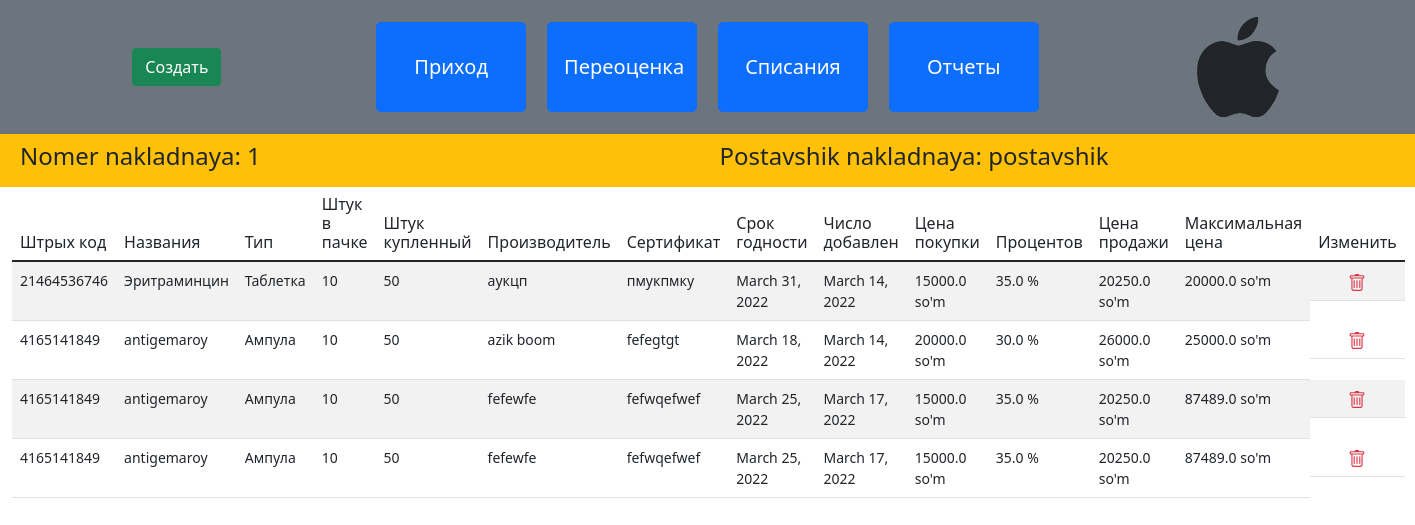
The page /prixod/1/ on the database as committed earlier.
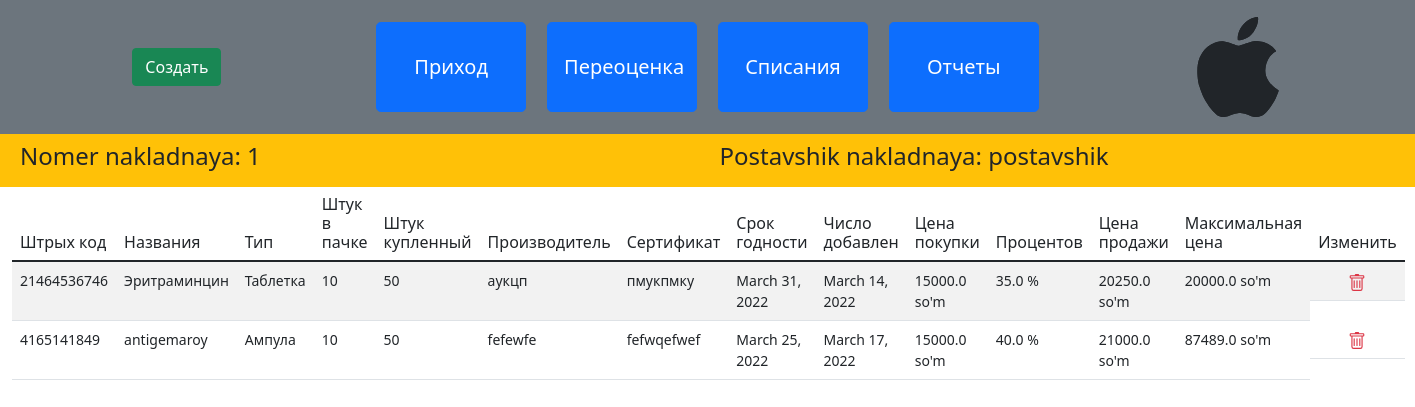
The same page on the database as committed later.
### dorilar/models.py (models this page shows, shortened)
class NakladnoyNo(models.Model):
    nakladnoy_nom = models.BigIntegerField(unique=True)
    postavshik = models.ForeignKey(Firma, on_delete=models.CASCADE)
    date = models.DateField(auto_now_add=True)

class Firma(models.Model):
    firma = models.CharField(max_length=200)
    def __str__(self):
        return self.firma

class Nakladnoy(models.Model):
    nakladnoy = models.ForeignKey(NakladnoyNo, on_delete=models.CASCADE, null=True)
    tovar = models.ForeignKey(Tovar, on_delete=models.CASCADE)
    olingan_soni = models.IntegerField()
    ishlab_chiqaruvchi = models.CharField(max_length=300)
    dori_sertifikati = models.CharField(max_length=200)
    srok = models.DateField()
    date_dobavlen = models.DateField(auto_now_add=True)
    olingan_narxi = models.FloatField()
    ustiga_foiz = models.FloatField()
    sotiladigan_narx = models.FloatField()
    max_sena = models.FloatField()

class Tovar(models.Model):
    shtrixKod = models.BigIntegerField()
    name = models.CharField(max_length=200)
    tip_tovara = models.ForeignKey(TipTovara, on_delete=models.CASCADE)
    shtukPachke = models.IntegerField()

class TipTovara(models.Model):
    tip = models.CharField(max_length=100)
    def __str__(self):
        return self.tip

### dorilar/views.py (the view)
# urls.py: path('prixod/', nakladnoy, name='prixod'),
def nakladnoy(request, id=0):
    if request.method == "POST":
        form = NakladnoyNoForm(request.POST or None)
        if form.is_valid():
            form.save()
            return redirect('/prixod/')
        else:
            return HttpResponse("Yemadi")
    else:
        if id == 0:
            form = TovarForm()
            nakladnoyi = NakladnoyNo.objects.all()
            nakladnotNoForm = NakladnoyNoForm()
            return render(
                request,
                'prixod/prixod.html',
                {
                    'form': form,
                    'nakladnoyi': nakladnoyi,
                    'nakladnotNoForm': nakladnotNoForm
                }
            )
        else:
            nakladnoy = Nakladnoy.objects.filter(nakladnoy__nakladnoy_nom=id)
            postavshik = NakladnoyNo.objects.get(nakladnoy_nom=id)
            tovarlar = Tovar.objects.all()
            tipTovara = TipTovara.objects.all()
            return render(
                request,
                'prixod/prixod_detail.html',
                {
                    'nakladnoyi': nakladnoy,
                    'nomer_nak': id,
                    'postavshik_nak': postavshik,
                    'tovarlar': tovarlar,
                    'tipTovara': tipTovara,
                }
            )

### dorilar/templates/prixod/prixod_detail.html (shortened to what this page needs)
{% extends 'base.html' %}
{% load crispy_forms_tags %}
{% block btns %}
    <div class="col-3 py-5 d-flex justify-content-center">
        <div class="btn-group" role="group" aria-label="Basic mixed styles example">
          <button type="button" class="btn btn-success" data-toggle="modal" data-target="#myModal">Создать</button>
        </div>
    </div>
{% endblock btns %}
{% block main %}
    <div class="row bg-warning p-2">
        <div class="col h4">
            Nomer nakladnaya: {{ nomer_nak }}
        </div>
        <div class="col h4">
            Postavshik nakladnaya: {{ postavshik_nak.postavshik }}
        </div>
    </div>
    <table class="table table-striped table-hover">
        <thead class="border-bottom font-weight-bold">
            <tr class="h6">
                <td>Штрых код</td>
                <td>Названия</td>
                <td>Тип</td>
                <td>Штук в пачке</td>
                <td>Штук купленный</td>
                <td>Производитель</td>
                <td>Сертификат</td>
                <td>Срок годности</td>
                <td>Число добавлен</td>
                <td>Цена покупки</td>
                <td>Процентов</td>
                <td>Цена продажи</td>
                <td>Максимальная цена</td>
                <td>Изменить</td>
            </tr>
        </thead>
        <tbody>
            {% for naklad in nakladnoyi %}
                <tr class="small">
                    <td>{{ naklad.tovar.shtrixKod }}</td>
                    <td>{{ naklad.tovar.name }}</td>
                    <td>{{ naklad.tovar.tip_tovara }}</td>
                    <td>{{ naklad.tovar.shtukPachke }}</td>
                    <td>{{ naklad.olingan_soni }}</td>
                    <td>{{ naklad.ishlab_chiqaruvchi }}</td>
                    <td>{{ naklad.dori_sertifikati }}</td>
                    <td>{{ naklad.srok }}</td>
                    <td>{{ naklad.date_dobavlen }}</td>
                    <td>{{ naklad.olingan_narxi }} so'm</td>
                    <td>{{ naklad.ustiga_foiz }} %</td>
                    <td>{{ naklad.sotiladigan_narx }} so'm</td>
                    <td>{{ naklad.max_sena }} so'm</td>
                    <td class="d-flex justify-content-evenly align-items-center">
                        <a href="{% url 'deleteprixod' naklad.id %}" class="text-danger">
                        </a>
                    </td>
                </tr>
            {% endfor %}
        </tbody>
    </table>
{% endblock main %}

### dorilar/templates/base.html (shortened to what this page needs)
<!doctype html>
<html lang="en">
<head>
    <link href="https://cdn.jsdelivr.net/npm/bootstrap@5.1.3/dist/css/bootstrap.min.css" rel="stylesheet">
</head>
<body>
    <div class="container-fluid">
        <div class="row bg-secondary">
            {% block btns %}
            {% endblock %}
            <div class="col-6 d-flex justify-content-around align-items-center">
                <a href="{% url 'prixod' %}" class="m-1"><button type="button" class="btn btn-primary btn-lg" style="width: 150px; height: 90px;">Приход</button></a>
                <a href="{% url 'pereotsenka' %}" class="m-1"><button type="button" class="btn btn-primary btn-lg" style="width: 150px; height: 90px;">Переоценка</button></a>
                <a href="{% url 'spisaniya' %}" class="m-1"><button type="button" class="btn btn-primary btn-lg" style="width: 150px; height: 90px;">Списания</button></a>
                <a href="{% url 'otchoti' %}" class="m-1"><button type="button" class="btn btn-primary btn-lg" style="width: 150px; height: 90px;">Отчеты</button></a>
            </div>
            <div class="col d-flex justify-content-center align-items-center">
            </div>
        </div>
    </div>
    <div class="container-fluid">
        {% block main %}
        {% endblock %}
    </div>
</body>
</html>

Rows that differ between the two databases and show on the page:
removed Nakladnoy: tovar.shtrixKod "4165141849", tovar.name "antigemaroy", tovar.tip_tovara "Ампула", tovar.shtukPachke "10", olingan_soni "50", ishlab_chiqaruvchi "azik boom", dori_sertifikati "fefegtgt", srok "March 18, 2022", date_dobavlen "March 14, 2022", olingan_narxi "20000.0", ustiga_foiz "30.0", sotiladigan_narx "26000.0", max_sena "25000.0"
removed Nakladnoy: tovar.shtrixKod "4165141849", tovar.name "antigemaroy", tovar.tip_tovara "Ампула", tovar.shtukPachke "10", olingan_soni "50", ishlab_chiqaruvchi "fefewfe", dori_sertifikati "fefwqefwef", srok "March 25, 2022", date_dobavlen "March 17, 2022", olingan_narxi "15000.0", ustiga_foiz "35.0", sotiladigan_narx "20250.0", max_sena "87489.0"
changed Nakladnoy "fefewfe": ustiga_foiz "35.0" → "40.0"; sotiladigan_narx "20250.0" → "21000.0"
